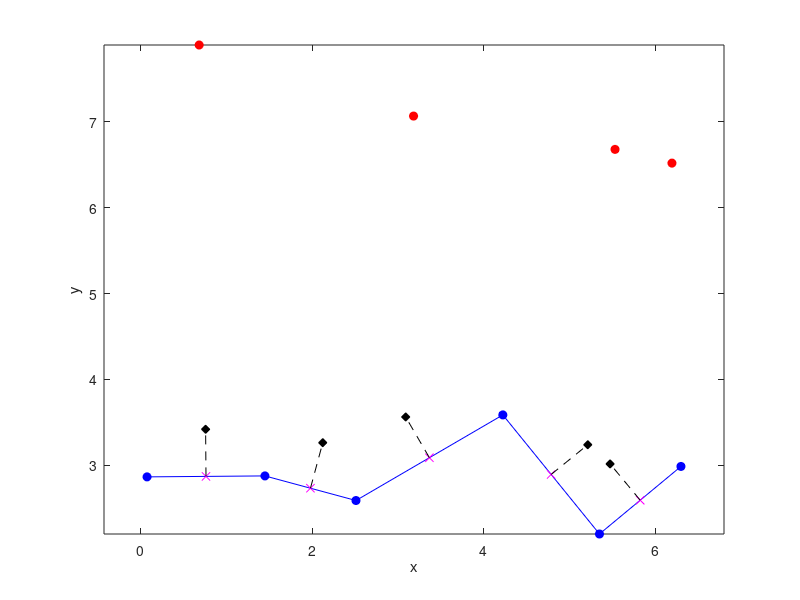

MATLAB code for this plot:
clc;
close all;

showFig = true;
numLamps = 4;
numPatches = 5;
maxPwr = 1;
desiredillum = 0.01;

% Code for random generation
% rng(20222);
% lampPos = repmat([0.5 6], numLamps, 1) + 3*rand(numLamps, 2);
% lampPos(1:end, 1) = cumsum(lampPos(:, 1));
% patchPos = repmat([0 2], numPatches+1, 1) + 2*rand(numPatches+1, 2);
% patchPos(1:end, 1) = cumsum(patchPos(:, 1));
% lampPos(:, 1) = lampPos(:, 1) + patchPos(1, 1);

lampPos = [0.6838 7.8976; 3.1835 7.0690; 5.5327 6.6806; 6.1963 6.5203];
patchPos = [0.0762 2.8621; 1.4506 2.8733; 2.5122 2.5864; 4.2246 3.5846; 5.3512 2.1960; 6.3013 2.9838];

lampPos = complex(lampPos(:,1), lampPos(:,2));
patchPos = complex(patchPos(:,1), patchPos(:,2));
patchCenter = (patchPos(1:end-1) + patchPos(2:end))/2;
patchNorm = patchPos(2:end) - patchPos(1:end-1);
minPatchLength = min(abs(patchNorm))/2;
for p = 1:length(patchNorm)
    n = null([real(patchNorm(p)) imag(patchNorm(p))]);
    patchNorm(p) = minPatchLength*complex(n(1), n(2));
end

if showFig == true
    plot(lampPos, 'ro', 'MarkerFaceColor', 'auto');
    hold on;
    plot(patchPos, 'bo-', 'MarkerFaceColor', 'auto');
    plot(patchCenter, 'mx', 'MarkerFaceColor', 'auto');
    plot(patchNorm + patchCenter, 'kd', 'MarkerFaceColor', 'auto');
    for i=1:length(patchCenter),
        plot([patchCenter(i) patchNorm(i) + patchCenter(i)], 'k--', 'MarkerFaceColor', 'auto');
    end
    axis equal;
end
ylabel('y');
xlabel('x');

radDist = zeros(length(patchCenter), length(lampPos));
angShift = zeros(length(patchCenter), length(lampPos));
for i = 1:length(patchCenter)
    for j = 1:length(lampPos)
        radDist(i, j) = abs(patchCenter(i) - lampPos(j));
        angShift(i, j) = angle(lampPos(j)-patchCenter(i))-angle(patchNorm(i));
    end
end

% a_{k,j}
illumCoeff = radDist.^(-2).*max(cos(angShift), 0);